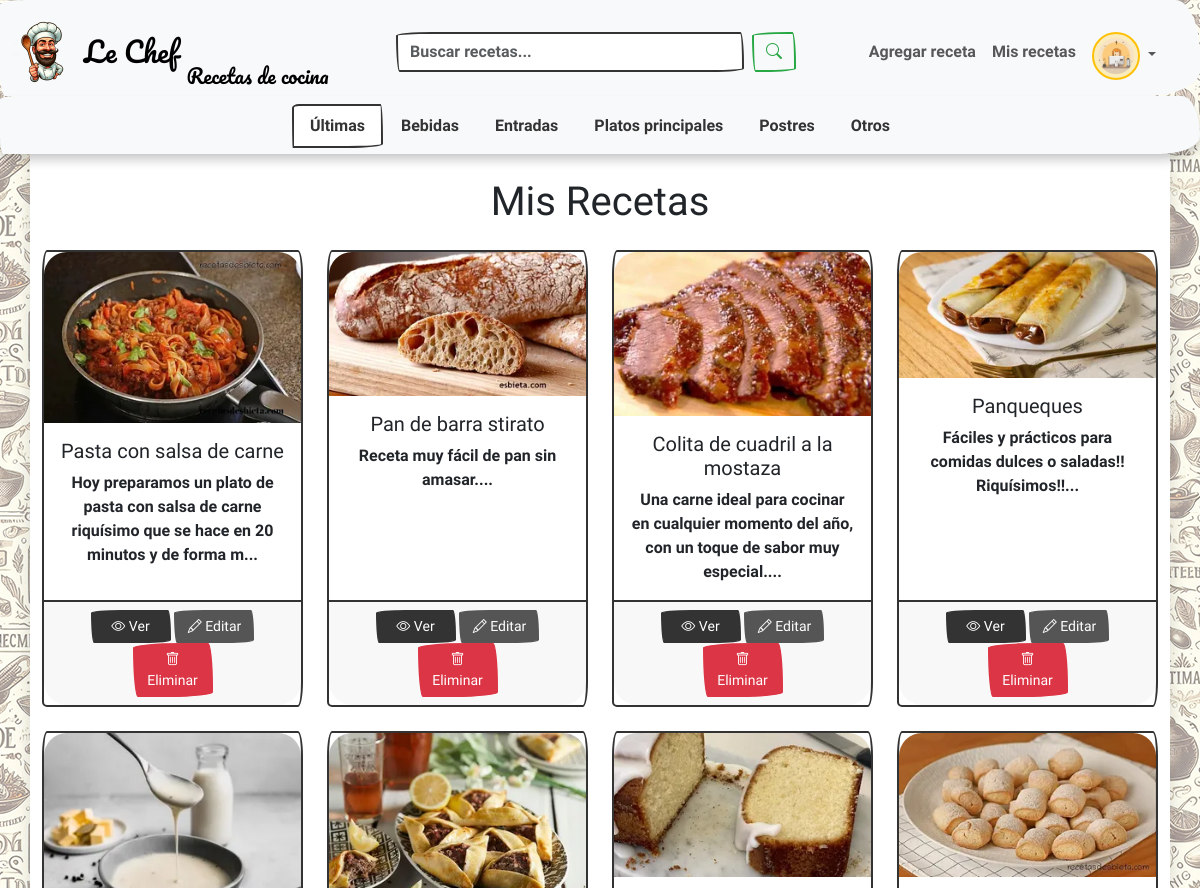
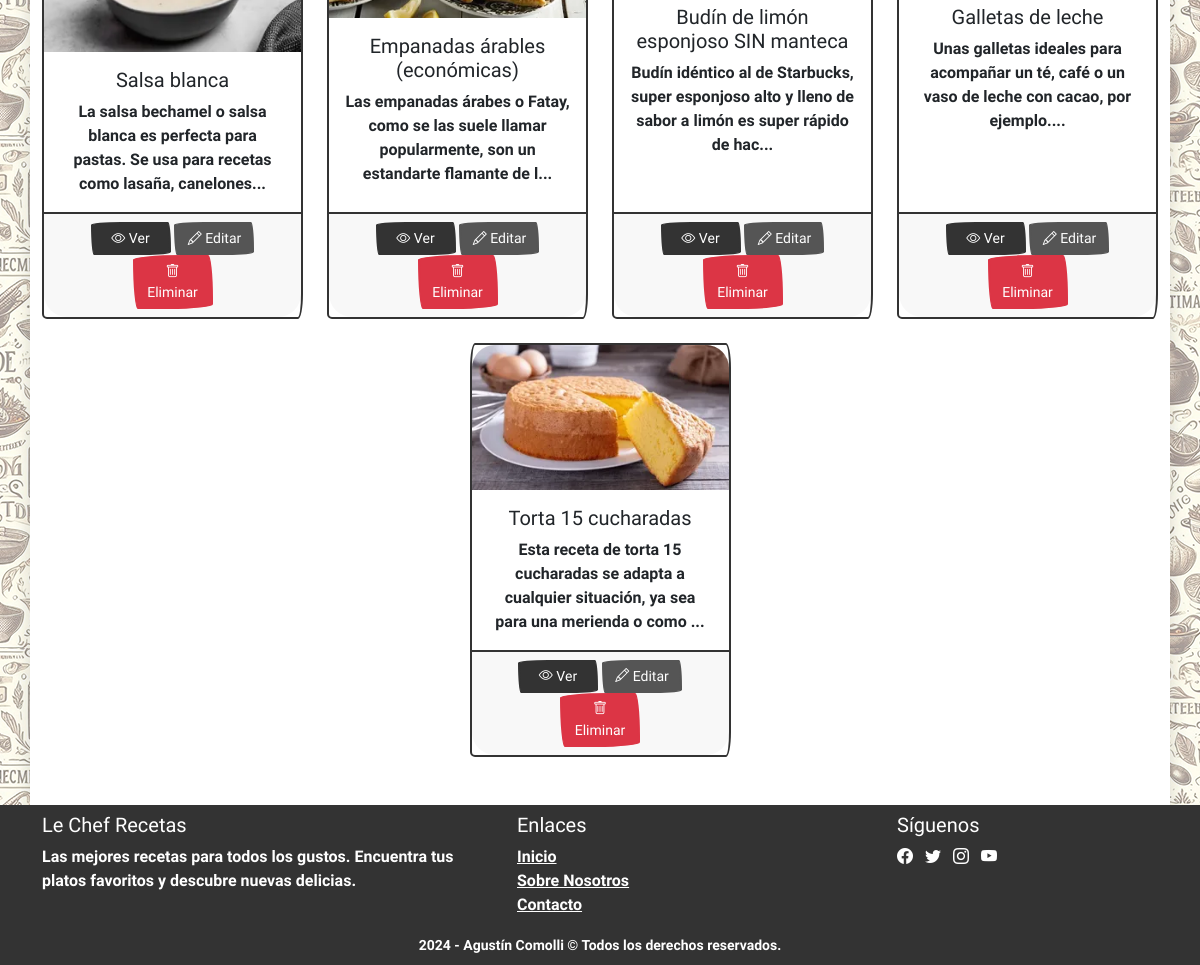
/my_recipes (signed in), run on the app's committed database (2 pictures, top to bottom).
### app/models/categories.py (models this page shows, shortened)
class Category(db.Model):
    __tablename__ = "categories"
    id = db.Column(db.Integer, primary_key=True)
    name = db.Column(db.String(30), nullable=False)
    image_url = db.Column(db.String(200), nullable=False)
    recipes = db.relationship("Recipe", back_populates="category",
                              lazy="dynamic", cascade="all, delete-orphan")

### app/models/recipes.py (models this page shows, shortened)
class Recipe(db.Model):
    __tablename__ = "recipes"
    id = db.Column(db.Integer, primary_key=True)
    title = db.Column(db.String(), nullable=False)
    description = db.Column(db.String(100))
    created_at = db.Column(db.DateTime(), nullable=False,
                           server_default=db.func.current_timestamp())
    image_url = db.Column(db.String(200), nullable=False)
    servings = db.Column(db.Integer)
    prep_time = db.Column(db.Integer)
    prep_time_unit = db.Column(db.String(10))
    cook_time = db.Column(db.Integer)
    cook_time_unit = db.Column(db.String(10))
    user_id = db.Column(db.Integer, db.ForeignKey("users.id"), nullable=False)
    user = db.relationship("User", back_populates="recipes")
    category_id = db.Column(db.Integer, db.ForeignKey("categories.id"),
                            nullable=False)
    category = db.relationship("Category", back_populates="categories")
    ingredients = db.relationship("Ingredient", back_populates="recipe",
                                  lazy="dynamic", cascade="all, delete-orphan")
    steps = db.relationship("Step", back_populates="step",
                            lazy="dynamic", cascade="all, delete-orphan")

### app/routes/main.py (the view)
@main.route("/my_recipes")
@login_required
def my_recipes():
    user_id = session["user_id"]
    recipes, _ = get_recipes(user_id=user_id)
    return render_template('my-recipes.html', recipes=recipes)

### app/utils/database.py (called while the page is built)
def get_categories() -> list[str]:
    result = db.session.execute(text("SELECT * FROM categories;"))
    categories = [{"id": category[0], "name": category[1], "image_url": category[2]}
                  for category in result.fetchall()]
    return categories

### app/utils/helpers.py (called while the page is built)
def login_required(f):
    @wraps(f)
    def decorated_function(*args, **kwargs):
        if session.get("user_id") is None:
            return redirect("/login")
        return f(*args, **kwargs)
    return decorated_function

### app/templates/my-recipes.html (shortened to what this page needs)
{% extends "base.html" %}
{% block main %}
<h1 class="mb-4">Mis Recetas</h1>
{% if recipes %}
<div class="row justify-content-center">
  {% for recipe in recipes %}
  <div class="mb-4 col-md-6 col-lg-4 col-xl-3 d-flex justify-content-center">
    <div class="card h-100 w-100 mx-auto">
      <img src="{{ recipe.image_url }}" class="card-img-top" alt="{{ recipe.title }}">
      <div class="card-body">
        <h5 class="card-title">{{ recipe.title }}</h5>
        <p class="card-text">{{ recipe.description[:100] }}...</p>
      </div>
      <div class="card-footer">
        <a href="{{ url_for('main.view_recipe', recipe_id=recipe.id) }}" class="btn btn-primary btn-sm btn-my-recipes-standard"><i class="bi bi-eye"></i> Ver</a>
        <a href="{{ url_for('main.add_edit_recipe', recipe_id=recipe.id) }}" class="btn btn-secondary btn-sm btn-my-recipes-standard"><i class="bi bi-pencil"></i> Editar</a>
        <button type="button" class="btn btn-danger btn-sm btn-my-recipes-standard" data-bs-toggle="modal"
          data-bs-target="#deleteRecipeModal" data-recipe-id="{{ recipe.id }}"><i class="bi bi-trash"></i> Eliminar</button>
      </div>
    </div>
  </div>
  {% endfor %}
</div>
{% else %}
<div class="text-center mt-3">
  <img src="{{ url_for('static', filename='images/no-recipes.webp') }}" width="300px" alt="No hay recetas"
      class="img-fluid mb-4 rounded shadow-lg">
      <p>No tienes recetas aún. ¿Por qué no <a href="{{ url_for('main.add_edit_recipe') }}">agregas una</a>?</p>
</div>
{% endif %}
{% endblock %}

### app/templates/base.html (shortened to what this page needs)
<!DOCTYPE html>
<html lang="es">
<head>
  <link rel="stylesheet" href="{{ url_for('static', filename='styles/bootstrap/bootstrap.min.css') }}">
  <link rel="stylesheet" href="{{ url_for('static', filename='styles/bootstrap/bootstrap-icons.min.css') }}">
  <link rel="stylesheet" href="{{ url_for('static', filename='/styles/styles.css') }}">
</head>
<body class="d-flex flex-column justify-content-center min-vh-100">
  <header>
    <nav class="navbar navbar-expand-lg bg-body-tertiary pb-0 border-0">
      <div class="container-fluid">
        <div class="d-flex align-items-center justify-content-between w-100">
          <div class="equal-width d-flex justify-content-start">
            <a href="/" class="navbar-brand d-flex align-items-center">
              <img class="rounded-circle" src="{{ url_for('static', filename='images/le-chef.webp') }}" alt="Logo"
                height="64" width="64">
              <span class="ms-2 fs-3">Le Chef</span>
              <span class="mt-5 ms-2 fs-5 align-self-end d-none d-lg-inline fw-light">Recetas de cocina</span>
            </a>
          </div>
          <form class="d-none d-sm-flex mx-2 mt-2 mt-lg-0 search-bar" role="search"
            action="{{ url_for('main.search') }}" method="GET">
            <input name="query" class="form-control me-2" type="search" placeholder="Buscar recetas..." aria-label="Search">
            <button class="btn btn-outline-success" type="submit">
              <i class="bi bi-search"></i>
            </button>
          </form>
          <div class="equal-width d-flex justify-content-end align-items-center">
            {% if session["user_id"] %}
            <div class="d-none d-sm-flex me-3 align-items-center">
              <ul class="navbar-nav ms-auto">
                <li class="nav-item"><a href="/recipe/new" class="nav-link">Agregar receta</a></li>
                <li class="nav-item"><a href="/my_recipes" class="nav-link">Mis recetas</a></li>
              </ul>
              <ul class="navbar-nav ms-auto mt-2">
                <li class="nav-item dropdown" title="User Info">
                  <a class="nav-link dropdown-toggle" href="#" role="button" data-bs-toggle="dropdown"
                    aria-expanded="false">
                    <img class="border border-warning rounded-circle bg-warning bg-opacity-25 p-1"
 alt="Imagen de perfil" width="48"
                      height="48" title="{{ session['username'] }}">
                  </a>
                </li>
              </ul>
            </div>
            {% else %}
            <div class="d-none d-lg-flex me-3">
              <a href="/register" class="nav-link me-3">Registrarse</a>
              <a href="/login" class="nav-link">Iniciar sesión</a>
            </div>
            {% endif %}
          </div>
        </div>
      </div>
    </nav>
    <nav class="navbar bg-body-tertiary border-0 pt-0" id="categories">
      <div class="container-fluid">
        <ul class="nav nav-tabs border-bottom-0 justify-content-center w-100 mt-2">
          <li class="nav-item">
            <a class="nav-link {% if not current_category %}active{% endif %}"
              href="{{ url_for('main.index') }}">Últimas</a>
          </li>
          {% for category in categories %}
          <li class="nav-item">
            <a class="nav-link {% if current_category == category.id %}active{% endif %}"
              href="{{ url_for('main.index', category_id=category.id) }}">{{ category.name }}</a>
          </li>
          {% endfor %}
        </ul>
      </div>
    </nav>
  </header>
  <main class="flex-grow-1 container py-4 text-center sm-border shadow">
    {% block main %}
    {% endblock %}
  </main>
  <footer class="bg-primary text-light pb-2">
    <div class="container mt-0 pt-2">
      <div class="row">
        <div class="col-md-5 mb-0">
          <h5>Le Chef Recetas</h5>
          <p>
            Las mejores recetas para todos los gustos. Encuentra tus platos favoritos y descubre nuevas delicias.
          </p>
        </div>
        <div class="col-md-4 mb-0">
          <h5>Enlaces</h5>
          <ul class="list-unstyled">
            <li><a href="/" class="text-light">Inicio</a></li>
            <li><a href="#" class="text-light">Sobre Nosotros</a></li>
            <li><a href="/contact" class="text-light">Contacto</a></li>
          </ul>
        </div>
        <div class="col-md-3 mb-0">
          <h5>Síguenos</h5>
          <a href="#" class="text-light me-2"><i class="bi bi-facebook"></i></a>
          <a href="#" class="text-light me-2"><i class="bi bi-twitter"></i></a>
          <a href="#" class="text-light me-2"><i class="bi bi-instagram"></i></a>
          <a href="#" class="text-light me-2"><i class="bi bi-youtube"></i></a>
        </div>
        <div class="text-center pt-2 pt-sm-0">
          <span><small>2024 - Agustín Comolli &copy; Todos los derechos reservados.</small></span>
        </div>
      </div>
    </div>
  </footer>
</body>
</html>

### app/static/styles/styles.css (style rules this page uses)
body { background-color: white; }
main { background-color: white; }
form { max-width: 450px; }
#categories { box-shadow: 0 0.5rem 0.5rem rgba(0, 0, 0, 0.15), 0 0.125rem 0.25rem rgba(0, 0, 0, 0.075); }
.navbar-brand { font-family: 'Pacifico', cursive; max-width: 100%; }
.search-bar { width: 300px; }
.equal-width { flex: 1 0 0; }
.card { max-width: 350px; }
@media screen and (min-width: 450px) { body { background-image: url("../images/background.webp"); background-repeat: repeat; } }
@media screen and (min-width: 450px) { .search-bar { width: 400px; } }

### app/static/styles/partials/my-recipes.css (style rules this page uses)
.btn-my-recipes-standard { width: 80px; }

### data on the page
Category: name "Bebidas"
Category: name "Entradas"
Category: name "Platos principales"
Category: name "Postres"
Category: name "Otros"
Recipe: image_url (picture), title "Pasta con salsa de carne", description "Hoy preparamos un plato de pasta con salsa de carne riquísimo que se hace en 20 minutos y de forma m"
Recipe: image_url (picture), title "Pan de barra stirato", description "Receta muy fácil de pan sin amasar."
Recipe: image_url (picture), title "Colita de cuadril a la mostaza", description "Una carne ideal para cocinar en cualquier momento del año, con un toque de sabor muy especial."
Recipe: image_url (picture), title "Panqueques", description "Fáciles y prácticos para comidas dulces o saladas!! Riquísimos!!"
Recipe: image_url (picture), title "Salsa blanca", description "La salsa bechamel o salsa blanca es perfecta para pastas. Se usa para recetas como lasaña, canelones"
Recipe: image_url (picture), title "Empanadas árables (económicas)", description "Las empanadas árabes o Fatay, como se las suele llamar popularmente, son un estandarte flamante de l"
Recipe: image_url (picture), title "Budín de limón esponjoso SIN manteca", description "Budín idéntico al de Starbucks, super esponjoso alto y lleno de sabor a limón es super rápido de hac"
Recipe: image_url (picture), title "Galletas de leche", description "Unas galletas ideales para acompañar un té, café o un vaso de leche con cacao, por ejemplo."
Recipe: image_url (picture), title "Torta 15 cucharadas", description "Esta receta de torta 15 cucharadas se adapta a cualquier situación, ya sea para una merienda o como"
